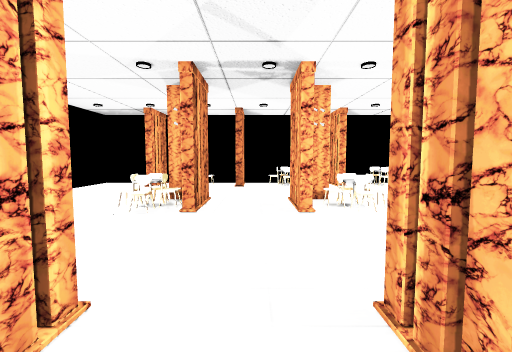
View 1 (above)

16 first-person views from a walk through a scene from a Unity 3-D project. The camera is 1.4 m above the floor, tilts 4° down and sees 90° across. The floor is counted in squares, 1 m on a side. Each view is taken from the middle of a square. On the plan, view 1 faces up. The plan holds only what a view shows up to about 13 squares ahead; the rest is blank. The place goes on beyond the plan. Some surface patterns are stand-ins.

View 2
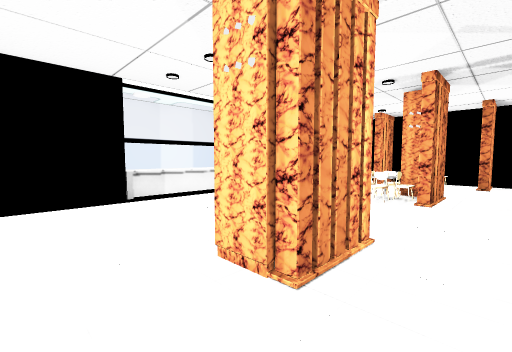

View 3
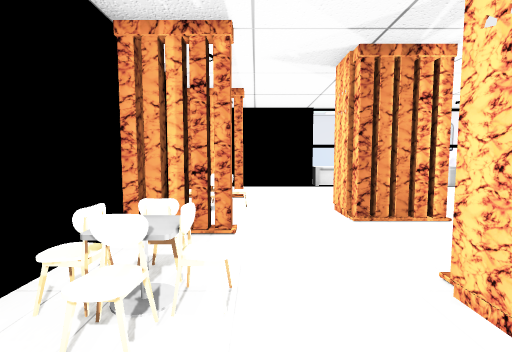

View 4
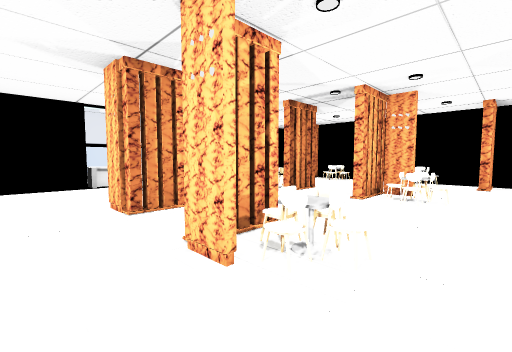

View 5
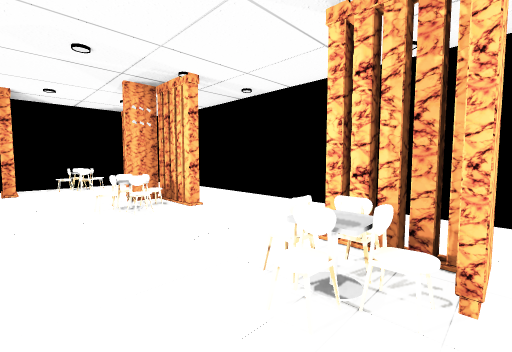

View 6
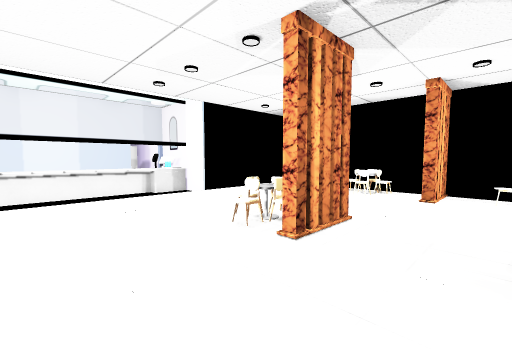

View 7
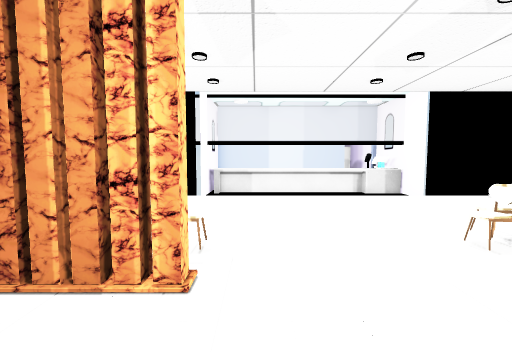

View 8
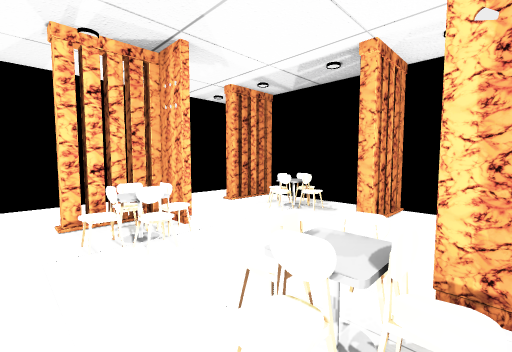

View 9
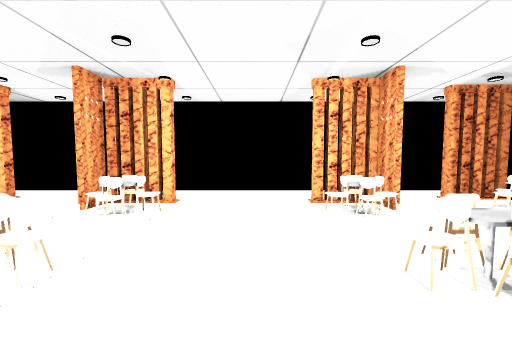

View 10
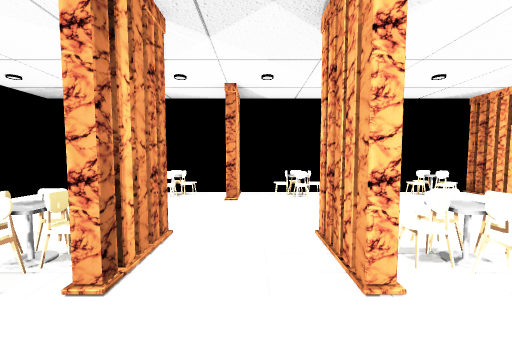

View 11
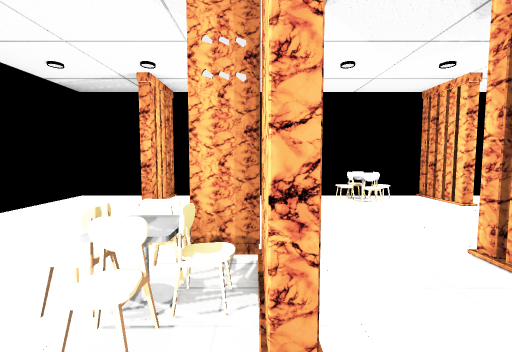

View 12
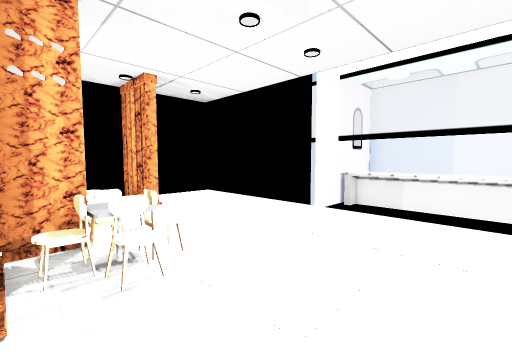

View 13
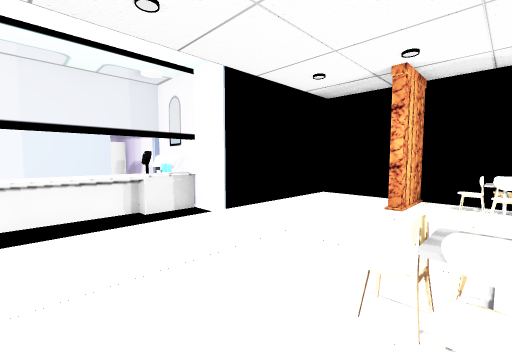

View 14
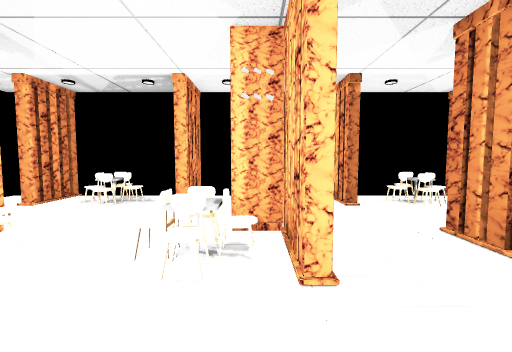

View 15
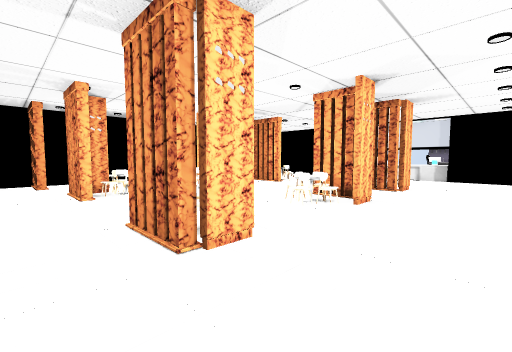

View 16
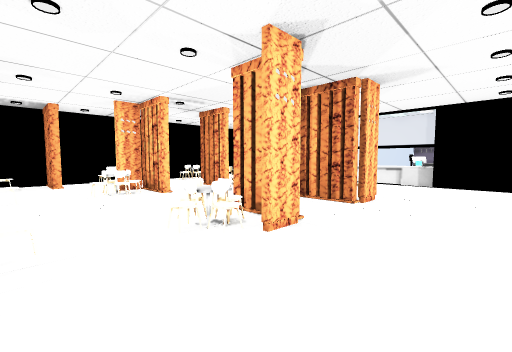

### Floor plan
Key: @ floor where view 1 was taken; # wall or solid block; . floor; = window, fence, low wall or low ledge; ^ raised ledge; O other object.
Columns run from 12 left of view 1 to 11 right of it. Each row starts with its distance up from view 1.
 15     ##################
 14     ...#OOO#OOO.#.OO.#
 13     ...#.O.#....#....#.
 12     ...................#
 11     ...................#
 10     ...................#
  9 ####.....##..##........#
  8 ##O....OOO#..#OOOOO##..#
  7 #^=.......#..#.O....#..
  6 #^=....................
  5 #^=....................
  4 #^=....................#
  3 # =....................#
  2 # =.....OO#..#.O...O#..#
  1 ##^#.....O#..#.O...O#..#
  0     .....##.@##....##..#
 -1     ...................
 -2     ...................
 -3    #...#OO.#.OOO#.OO.#.
 -4     ...#.O.#....#....#.#
 -5        #################

Positions as (right, up) in squares from view 1, and headings:
1: (0, 0), facing up
2: (0, -2), facing up-left
3: (4, -2), facing left
4: (5, -2), facing up-left
5: (4, 0), facing up-right
6: (1, 3), facing up-left
7: (1, 3), facing left
8: (2, 3), facing down-right
9: (0, 4), facing right
10: (0, 4), facing up
11: (-2, 5), facing up
12: (-2, 5), facing down-left
13: (-3, 5), facing up-left
14: (2, 5), facing down
15: (10, 12), facing down-left
16: (6, 12), facing down-left
